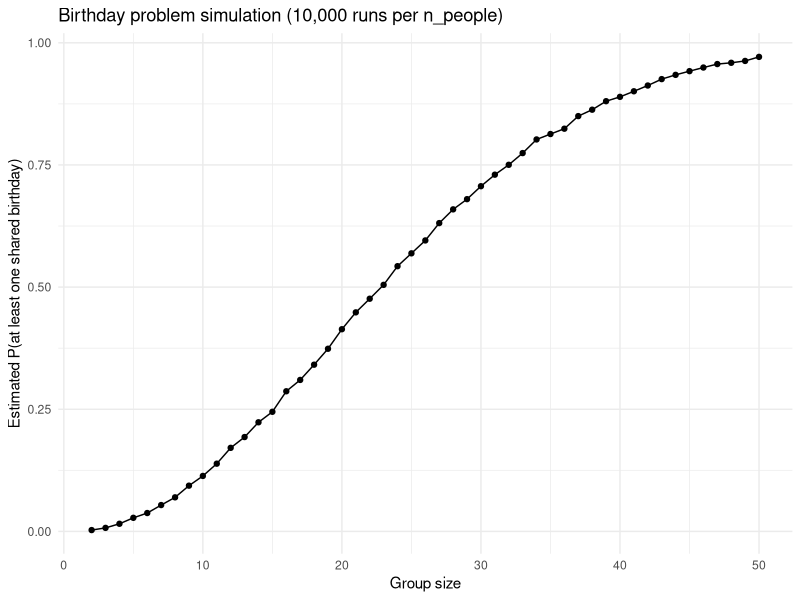

The R source for this figure:
## ---- chunk 1
# set up libraries
library("tidyverse")
## ---- chunk 2
# Write a function to check whether there are duplicate birthdays in the group; and return TRUE or FALSE based on the result.
birthday_shared = function(n_people){
  birthdays = sample(1:365, n_people, replace = TRUE)
  any(duplicated(birthdays))
}

# simulate 10000 times and calculate the prob
set.seed(1122)
birthday_sim_results =
  tibble(n_people = 2:50) %>% # for each group size between 2 and 50
  mutate(
    prob_shared = map_dbl(n_people,
      ~ mean(replicate(10000, birthday_shared(.x))) # run this function 10000 times & averaging across the 10000 simulation runs
    )
  )

birthday_sim_results

# make a plot
birthday_sim_results %>%
  ggplot(aes(x = n_people, y = prob_shared)) +
  geom_line() +
  geom_point() +
  labs(
    x = "Group size",
    y = "Estimated P(at least one shared birthday)",
    title = "Birthday problem simulation (10,000 runs per n_people)"
  ) +
  theme_minimal()

